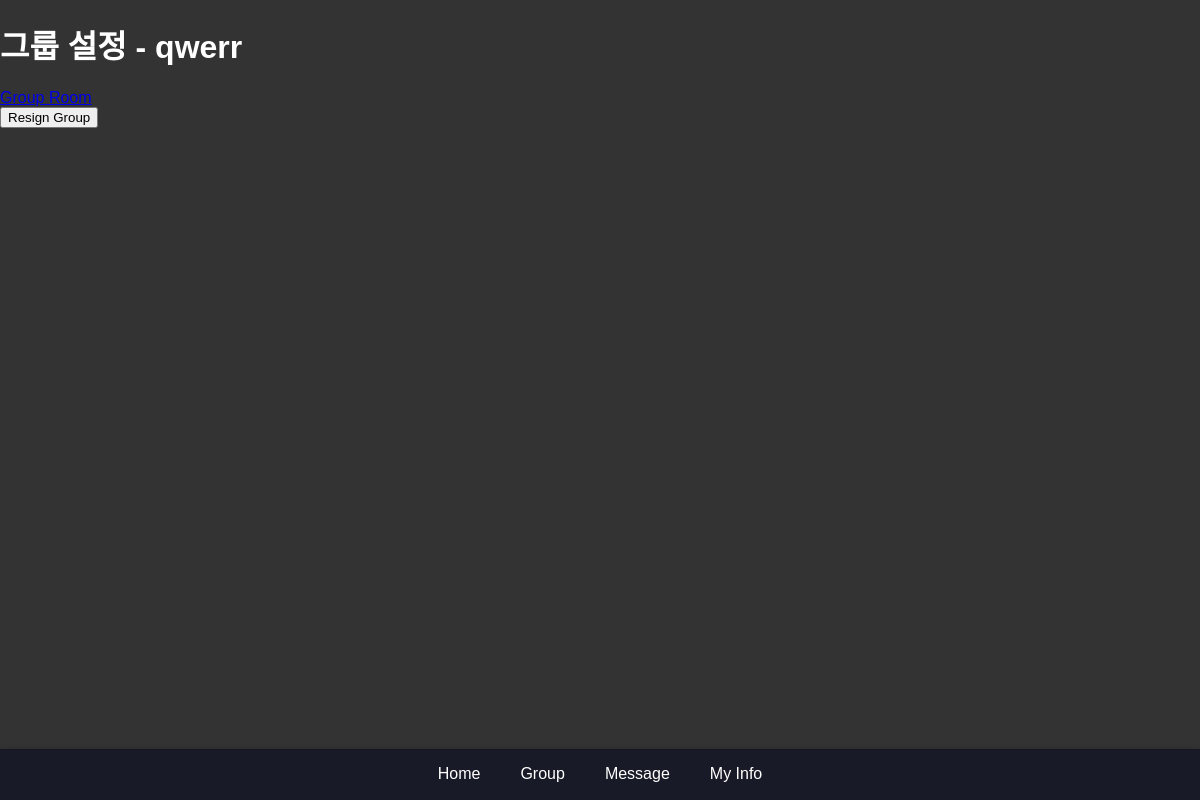
/group/groupsetting/2/ (signed in), run on an earlier commit of the app's database.
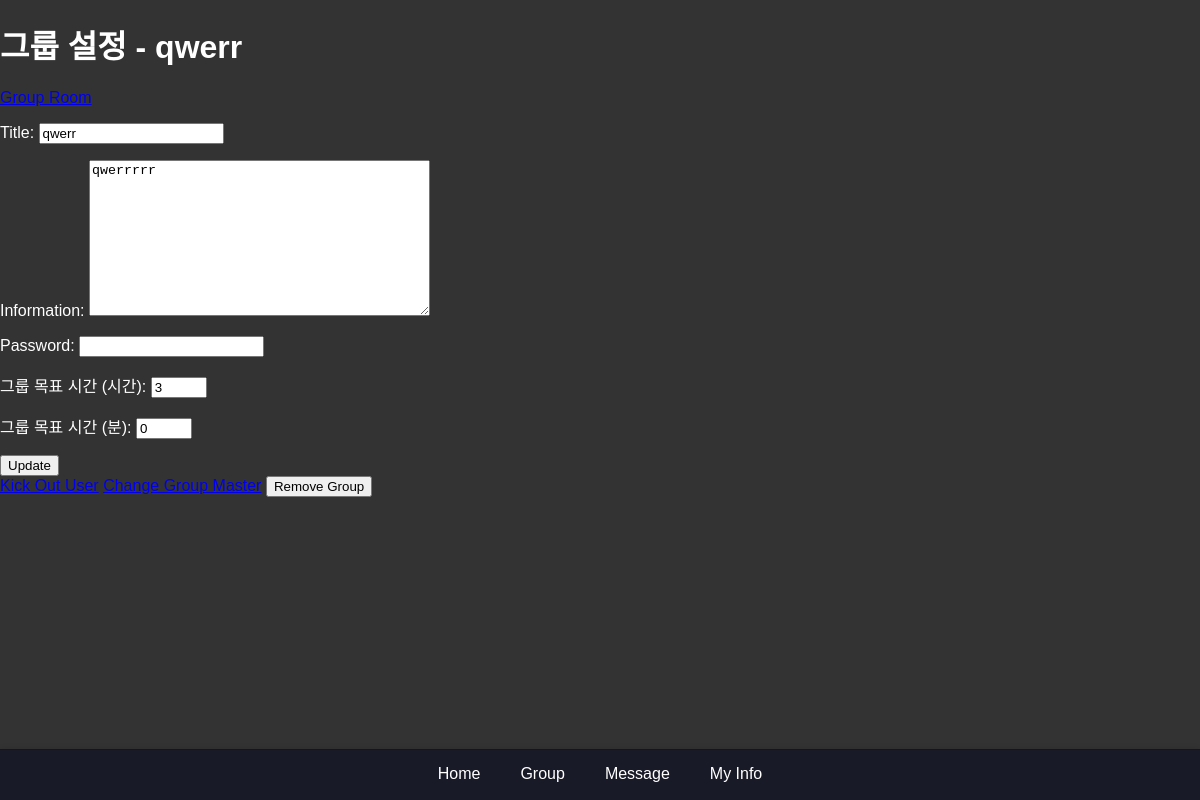
And on a later commit of the database.
### group/models.py (models this page shows, shortened)
class Group(models.Model):
    title = models.CharField(max_length=100)
    goals = models.IntegerField(default=0, help_text='목표 시간을 분 단위로 입력해주세요')
    master = models.ForeignKey(settings.AUTH_USER_MODEL, related_name='mastered_groups', on_delete=models.CASCADE)
    users = models.ManyToManyField(settings.AUTH_USER_MODEL, related_name='user_groups')
    password = models.CharField(max_length=128, blank=True, null=True)
    information = models.TextField(blank=True, null=True)
    is_private = models.BooleanField(default=False)
    created_at = models.DateTimeField(auto_now_add=True)

### group/views.py (the view)
# urls.py: path('groupsetting/<int:group_id>/', views.group_setting, name='group_setting'),
@login_required
def group_setting(request, group_id):
    group = get_object_or_404(Group, id=group_id)
    is_master = request.user == group.master
    if request.method == 'POST':
        if is_master:
            form = GroupForm(request.POST, instance=group)
            if form.is_valid():
                form.save()
                return redirect('group_room', group_id=group.id)
        else:
            group.users.remove(request.user)
            return redirect('my_group')
    else:
        if is_master:
            form = GroupForm(instance=group)
        else:
            form = None
    return render(request, 'group/group_setting.html', {'form': form, 'group': group, 'is_master': is_master})

### group/forms.py (shortened to what this page needs)
class GroupForm(forms.ModelForm):
    goals_hours = forms.IntegerField(label='그룹 목표 시간 (시간)', max_value=23, required=True, min_value=0)
    goals_minutes = forms.IntegerField(label='그룹 목표 시간 (분)', max_value=59, required=True, min_value=0)
    class Meta:
        model = Group
        fields = ['title', 'information', 'password']
        widgets = {
            'password': forms.PasswordInput(render_value=True),
        }
    def __init__(self, *args, **kwargs):
        super().__init__(*args, **kwargs)
        if self.instance:
            self.fields['goals_hours'].initial = self.instance.goals // 60
            self.fields['goals_minutes'].initial = self.instance.goals % 60

### group/templates/group/group_setting.html (shortened to what this page needs)
{% extends 'base.html' %} {% block content %}
<h1>그룹 설정 - {{ group.title }}</h1>
<a href="{% url 'group_room' group.id %}" class="btn btn-primary">Group Room</a>
{% if is_master %}
<form method="post">
  {% csrf_token %} {{ form.as_p }}
  <button type="submit" class="btn btn-success">Update</button>
</form>
<a href="{% url 'kick_out_user' group.id %}" class="btn btn-warning"
  >Kick Out User</a
>
<a href="{% url 'change_group_master' group.id %}" class="btn btn-info"
  >Change Group Master</a
>
<form
  method="post"
  action="{% url 'remove_group' group.id %}"
  style="display: inline"
>
  <button type="submit" class="btn btn-danger">Remove Group</button>
</form>
{% else %}
<form method="post">
  <button type="submit" class="btn btn-danger">Resign Group</button>
</form>
{% endif %} {% endblock %}

What changed in the data, as far as the page shows it:
changed Group "qwerr": title (not shown) → "qwerr"; information (not shown) → "qwerrrrr"
Also different on the page:
form field goals_hours: (not shown) → "3"
form field goals_minutes: (not shown) → "0"
text no longer shown: "Resign Group"
text now shown: "Title: Information: Password: 그룹 목표 시간 (시간): 그룹 목표 시간 (분): Update Kick Out User Change Group Master Remove Group"
